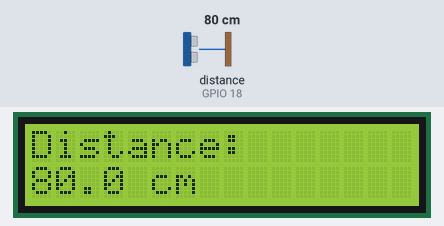
This sketch was run on a simulated ESP32. Shown: 16×2 character LCD. Wiring (inferred from the names in the program): ultrasonic range finder: trigger GPIO 5; echo GPIO 18. Inputs (shaded band) come from the test bench; at power-on: distance to the obstacle (sensor on GPIO 18) 80 cm. The echo pulse lasts 58.3 µs per cm; what the sketch prints to the serial monitor is not drawn.

Above: at 2.7 s.
2.8 s: distance to the obstacle (sensor on GPIO 18) set to 2 cm
At 4.3 s:
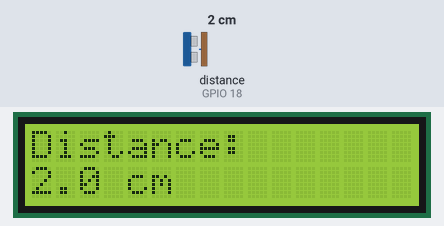
4.6 s: distance to the obstacle (sensor on GPIO 18) set to 4 cm
At 5.2 s:
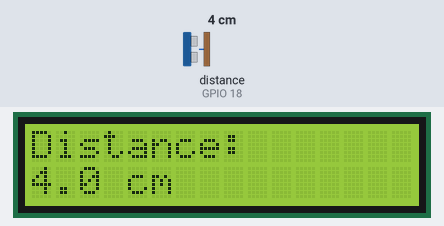
6.2 s: distance to the obstacle (sensor on GPIO 18) set to 9 cm
At 7.3 s:
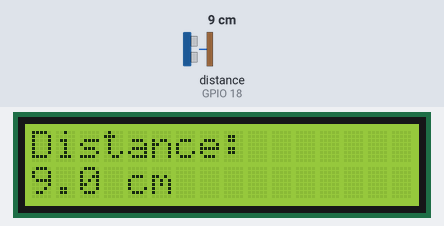
Timing chart, 0 to 9.2 s (numbered marks = the images above; inputs shaded):
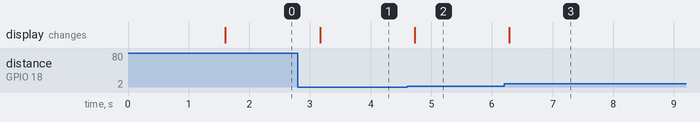

Measured:
- after the input at 2.8 s, the display: changes after 0.37 s (image 1)
- after the input at 4.6 s, the display: changes after 0.13 s (image 2)
- after the input at 6.2 s, the display: changes after 0.09 s (image 3)

The sketch:

codes.ino
```cpp
// Distance Measure with Sonar HR-SR04, I2C 16x2 Display, ESP32
// Project by Ahsanul Kabir Aditto
#include <Wire.h>
#include <LiquidCrystal_I2C.h>

// Initialize LCD (address 0x27 or 0x3F, 16 columns, 2 rows)
LiquidCrystal_I2C lcd(0x27, 16, 2);

// HC-SR04 pins
const int trigPin = 5;
const int echoPin = 18;

void setup() {
  // Serial Monitor (optional)
  Serial.begin(115200);

  // Setup pins for sonar
  pinMode(trigPin, OUTPUT);
  pinMode(echoPin, INPUT);

  // LCD begin
  Wire.begin(21,22);
  lcd.init();
  lcd.backlight();
  lcd.setCursor(0, 0);
  lcd.print("Ultrasonic Sensor");
  delay(1500);
}

void loop() {
  long duration;
  float distance;

  // Trigger sonar
  digitalWrite(trigPin, LOW);
  delayMicroseconds(2);
  digitalWrite(trigPin, HIGH);
  delayMicroseconds(10);
  digitalWrite(trigPin, LOW);

  // Measure echo time
  duration = pulseIn(echoPin, HIGH);
  distance = duration * 0.0343 / 2;

  // Display on serial
  Serial.print("Distance: ");
  Serial.print(distance);
  Serial.println(" cm");

  // Display on LCD
  lcd.clear();
  lcd.setCursor(0, 0);
  lcd.print("Distance:");
  lcd.setCursor(0, 1);
  lcd.print(distance, 1);
  lcd.print(" cm");

  delay(500); // Refresh rate
}
```
